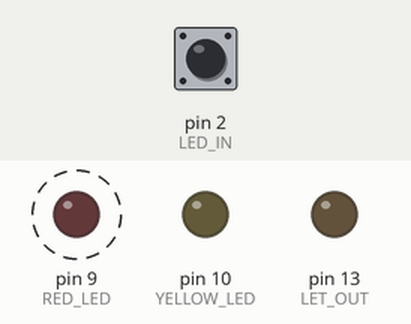
This sketch was run on a simulated Arduino Uno, built with avr-gcc and run on an emulated ATmega328P. On the bench: output pins drawn as LEDs (lit = HIGH). Dashed ring = blinking. The inputs (shaded band) are chosen by the test bench; at power-on: pin 2 (LED_IN) LOW.

Above: at 0.87 s.
1.3 s: pin 2 (LED_IN) driven HIGH
At 1.62 s:
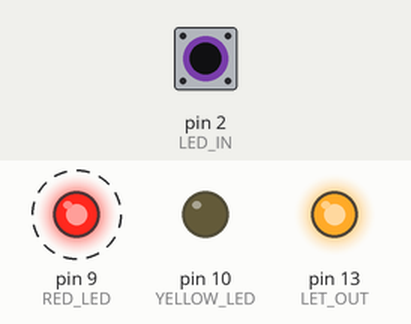
At 2.12 s:
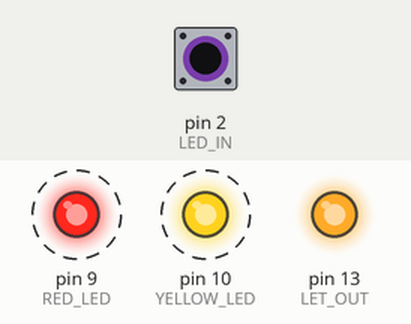
4.3 s: pin 2 (LED_IN) pulsed LOW 2 times (0.12 s each, 0.3 s apart)
At 4.62 s:
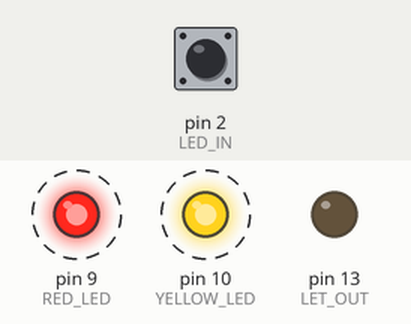
Timing chart, 0 to 13.3 s (numbered marks = the images above; inputs shaded):
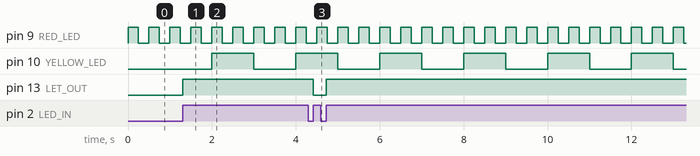

The sketch:

TimerOne.ino
```cpp
// https://people.vts.su.ac.rs/~pmiki/DALJINSKA_NASTAVA_MIKROKONTROLERI/28.04/
#include <TimerOne.h>

// Software interrupt
int LED_Yellow_Status = 0;
int LED_Red_Status = 1;
const int RED_LED = 9;
const int YELLOW_LED = 10;

// Hardware interrupt
const int LET_OUT = 13;
const int LED_IN = 2; // Can only 2 or 3
int LED_is_on = 0;

void setup() {
  // Software interrupt
  pinMode(RED_LED, OUTPUT);
  pinMode(YELLOW_LED, OUTPUT);

  Timer1.initialize(1000000);
  Timer1.attachInterrupt(BlinkYellow);

  // Hardware interrupt
  pinMode(LET_OUT, OUTPUT);
  pinMode(LED_IN, INPUT);
  attachInterrupt(digitalPinToInterrupt(LED_IN), ButtonPressed, RISING);
}

void loop() {
  // Software interrupt
  digitalWrite(RED_LED, LED_Red_Status);
  LED_Red_Status = !LED_Red_Status;
  delay(250);
}

// Method for software interrupt: blink yellow LED
void BlinkYellow() {
  digitalWrite(YELLOW_LED, LED_Yellow_Status);
  LED_Yellow_Status = !LED_Yellow_Status;
}

// Method for hardware interrupt: when button is pressed, change LED_is_on
void ButtonPressed() {
    LED_is_on = !LED_is_on;
    digitalWrite(LET_OUT, LED_is_on);
}
```

Measured:
- after the input at 1.3 s, pin 13 (LET_OUT): LOW → HIGH at once
- after the input at 4.3 s, pin 13 (LET_OUT): HIGH → LOW after 0.12 s, → HIGH 0.30 s later
- by itself, pin 9 (RED_LED): alternates HIGH for 0.25 s and LOW for 0.25 s
- by itself, pin 10 (YELLOW_LED): alternates HIGH for 1.0 s and LOW for 1.0 s
